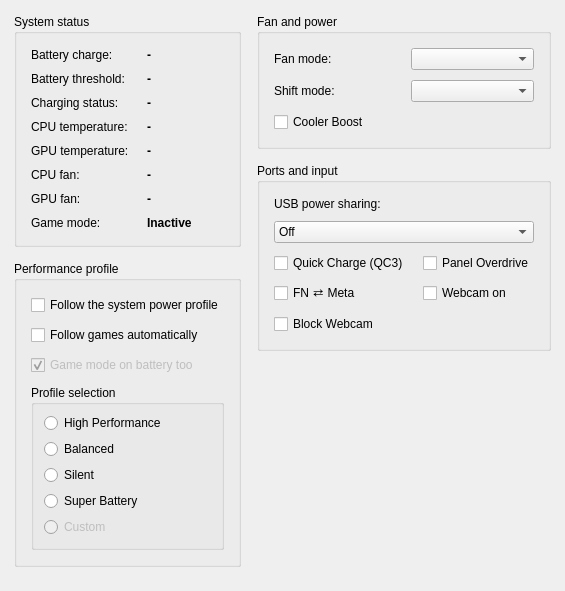
          <widget class="QWidget" name="overviewScrollContents">
           <layout class="QHBoxLayout" name="overviewColumns">
            <property name="leftMargin">
             <number>14</number>
            </property>
            <property name="topMargin">
             <number>14</number>
            </property>
            <property name="rightMargin">
             <number>14</number>
            </property>
            <property name="bottomMargin">
             <number>14</number>
            </property>
            <property name="spacing">
             <number>16</number>
            </property>
            <item>
             <layout class="QVBoxLayout" name="overviewLeftColumn">
              <property name="spacing">
               <number>14</number>
              </property>
              <item>
               <widget class="QGroupBox" name="systemStatusGroup">
                <property name="sizePolicy">
                 <sizepolicy hsizetype="Expanding" vsizetype="Preferred">
                  <horstretch>0</horstretch>
                  <verstretch>0</verstretch>
                 </sizepolicy>
                </property>
                <property name="title">
                 <string>System status</string>
                </property>
                <property name="toolTip">
                 <string>Live values read from the EC and battery every second.</string>
                </property>
                <layout class="QGridLayout" name="systemStatusLayout">
                 <property name="leftMargin">
                  <number>14</number>
                 </property>
                 <property name="topMargin">
                  <number>14</number>
                 </property>
                 <property name="rightMargin">
                  <number>14</number>
                 </property>
                 <property name="bottomMargin">
                  <number>14</number>
                 </property>
                 <property name="horizontalSpacing">
                  <number>18</number>
                 </property>
                 <property name="verticalSpacing">
                  <number>10</number>
                 </property>
                 <item row="0" column="0">
                  <widget class="QLabel" name="BatteryChargeLabel">
                   <property name="text">
                    <string>Battery charge:</string>
                   </property>
                   <property name="toolTip">
                    <string>Current battery capacity reported by BAT1.</string>
                   </property>
                  </widget>
                 </item>
                 <item row="0" column="1">
                  <widget class="QLabel" name="BatteryChargeValueLabel">
                   <property name="font">
                    <font>
                     <bold>true</bold>
                    </font>
                   </property>
                   <property name="text">
                    <string notr="true">-</string>
                   </property>
                   <property name="toolTip">
                    <string>Current battery capacity in percent.</string>
                   </property>
                  </widget>
                 </item>
                 <item row="2" column="0">
                  <widget class="QLabel" name="chargingStatusLabel">
                   <property name="text">
                    <string>Charging status:</string>
                   </property>
                   <property name="toolTip">
                    <string>Charging state reported by the battery.</string>
                   </property>
                  </widget>
                 </item>
                 <item row="2" column="1">
                  <widget class="QLabel" name="chargingStatusValueLabel">
                   <property name="font">
                    <font>
                     <bold>true</bold>
                    </font>
                   </property>
                   <property name="text">
                    <string notr="true">-</string>
                   </property>
                   <property name="toolTip">
                    <string>Charging, discharging, full or not charging.</string>
                   </property>
                  </widget>
                 </item>
                 <item row="1" column="0">
                  <widget class="QLabel" name="batteryThresholdLabel">
                   <property name="text">
                    <string>Battery threshold:</string>
                   </property>
                   <property name="toolTip">
                    <string>Charging stops at the end threshold and resumes at the start threshold.</string>
                   </property>
                  </widget>
                 </item>
                 <item row="1" column="1">
                  <widget class="QLabel" name="batteryThresholdValueLabel">
                   <property name="font">
                    <font>
                     <bold>true</bold>
                    </font>
                   </property>
                   <property name="text">
                    <string notr="true">-</string>
                   </property>
                   <property name="toolTip">
                    <string>Configure the limits on the Battery tab.</string>
                   </property>
                  </widget>
                 </item>
                 <item row="3" column="0">
                  <widget class="QLabel" name="cpuTempLabel">
                   <property name="text">
                    <string>CPU temperature:</string>
                   </property>
                   <property name="toolTip">
                    <string>CPU temperature reported by the msi-ec driver.</string>
                   </property>
                  </widget>
                 </item>
                 <item row="3" column="1">
                  <widget class="QLabel" name="cpuTempValueLabel">
                   <property name="font">
                    <font>
                     <bold>true</bold>
                    </font>
                   </property>
                   <property name="text">
                    <string notr="true">-</string>
                   </property>
                   <property name="toolTip">
                    <string>CPU temperature in degrees Celsius.</string>
                   </property>
                  </widget>
                 </item>
                 <item row="4" column="0">
                  <widget class="QLabel" name="gpuTempLabel">
                   <property name="text">
                    <string>GPU temperature:</string>
                   </property>
                   <property name="toolTip">
                    <string>GPU temperature reported by the msi-ec driver.</string>
                   </property>
                  </widget>
                 </item>
                 <item row="4" column="1">
                  <widget class="QLabel" name="gpuTempValueLabel">
                   <property name="font">
                    <font>
                     <bold>true</bold>
                    </font>
                   </property>
                   <property name="text">
                    <string notr="true">-</string>
                   </property>
                   <property name="toolTip">
                    <string>GPU temperature in degrees Celsius.</string>
                   </property>
                  </widget>
                 </item>
                 <item row="5" column="0">
                  <widget class="QLabel" name="cpuFanLabel">
                   <property name="text">
                    <string>CPU fan:</string>
                   </property>
                   <property name="toolTip">
                    <string>CPU fan speed in RPM and duty percentage.</string>
                   </property>
                  </widget>
                 </item>
                 <item row="5" column="1">
                  <widget class="QLabel" name="fan1ValueLabel">
                   <property name="font">
                    <font>
                     <bold>true</bold>
                    </font>
                   </property>
                   <property name="text">
                    <string notr="true">-</string>
                   </property>
                   <property name="toolTip">
                    <string>CPU fan RPM, computed from the EC tachometer, and duty.</string>
                   </property>
                  </widget>
                 </item>
                 <item row="6" column="0">
                  <widget class="QLabel" name="gpuFanLabel">
                   <property name="text">
                    <string>GPU fan:</string>
                   </property>
                   <property name="toolTip">
                    <string>GPU fan speed in RPM and duty percentage.</string>
                   </property>
                  </widget>
                 </item>
                 <item row="6" column="1">
                  <widget class="QLabel" name="fan2ValueLabel">
                   <property name="font">
                    <font>
                     <bold>true</bold>
                    </font>
                   </property>
                   <property name="text">
                    <string notr="true">-</string>
                   </property>
                   <property name="toolTip">
                    <string>GPU fan RPM, computed from the EC tachometer, and duty.</string>
                   </property>
                  </widget>
                 </item>
                 <item row="7" column="0">
                  <widget class="QLabel" name="gameModeLabel">
                   <property name="text">
                    <string>Game mode:</string>
                   </property>
                   <property name="toolTip">
                    <string>Whether MCC has detected a running Steam or Lutris game.</string>
                   </property>
                  </widget>
                 </item>
                 <item row="7" column="1">
                  <widget class="QLabel" name="gameModeValueLabel">
                   <property name="font">
                    <font>
                     <bold>true</bold>
                    </font>
                   </property>
                   <property name="text">
                    <string>Inactive</string>
                   </property>
                   <property name="toolTip">
                    <string>Active while a detected game is being given the High Performance profile. A game that is detected but not applied (following games is off, or it is running on battery with the battery option disabled) is shown as detected only.</string>
                   </property>
                  </widget>
                 </item>
                </layout>
               </widget>
              </item>
              <item>
               <widget class="QGroupBox" name="performanceGroup">
                <property name="sizePolicy">
                 <sizepolicy hsizetype="Expanding" vsizetype="Preferred">
                  <horstretch>0</horstretch>
                  <verstretch>0</verstretch>
                 </sizepolicy>
                </property>
                <property name="title">
                 <string>Performance profile</string>
                </property>
                <property name="toolTip">
                 <string>A profile sets the shift mode, fan mode and super-battery flag together.</string>
                </property>
                <layout class="QVBoxLayout" name="performanceLayout">
                 <property name="leftMargin">
                  <number>14</number>
                 </property>
                 <property name="topMargin">
                  <number>14</number>
                 </property>
                 <property name="rightMargin">
                  <number>14</number>
                 </property>
                 <property name="bottomMargin">
                  <number>14</number>
                 </property>
                 <property name="spacing">
                  <number>10</number>
                 </property>
                 <item>
                  <widget class="QCheckBox" name="autoPPDCheckBox">
                   <property name="text">
                    <string>Follow the system power profile</string>
                   </property>
                   <property name="toolTip">
                    <string>Let power-profiles-daemon choose MCC presets automatically. Requires the Power Profile service.</string>
                   </property>
                  </widget>
                 </item>
                 <item>
                  <widget class="QCheckBox" name="autoGameModeCheckBox">
                   <property name="text">
                    <string>Follow games automatically</string>
                   </property>
                   <property name="toolTip">
                    <string>While a supported game (Steam or Lutris) is running, temporarily switch to High Performance. If Follow the system power profile is enabled, PPD is held at performance instead. The previous mode is restored when the game exits.</string>
                   </property>
                  </widget>
                 </item>
                 <item>
                  <widget class="QCheckBox" name="gameModeOnBatteryCheckBox">
                   <property name="enabled">
                    <bool>false</bool>
                   </property>
                   <property name="text">
                    <string>Game mode on battery too</string>
                   </property>
                   <property name="toolTip">
                    <string>When enabled, a running game forces High Performance even on battery. When disabled, a game only overrides the profile while the charger is connected; on battery the AC/DC or manual profile is kept.</string>
                   </property>
                   <property name="checked">
                    <bool>true</bool>
                   </property>
                  </widget>
                 </item>
                 <item>
                  <widget class="QGroupBox" name="modeFormWidget">
                   <property name="title">
                    <string>Profile selection</string>
                   </property>
                   <property name="toolTip">
                    <string>Pick a profile manually. A profile sets the shift mode, fan mode and super-battery flag together; the automatic options above can override it while they are active.</string>
                   </property>
                   <layout class="QGridLayout" name="modeFormLayout">
                    <property name="leftMargin">
                     <number>10</number>
                    </property>
                    <property name="topMargin">
                     <number>8</number>
                    </property>
                    <property name="rightMargin">
                     <number>10</number>
                    </property>
                    <property name="bottomMargin">
                     <number>10</number>
                    </property>
                    <property name="horizontalSpacing">
                     <number>8</number>
                    </property>
                    <property name="verticalSpacing">
                     <number>6</number>
                    </property>
                    <item row="0" column="0">
                     <widget class="QRadioButton" name="highPerformanceModeRadioButton">
                      <property name="text">
                       <string>High Performance</string>
                      </property>
                      <property name="toolTip">
                       <string>Turbo shift mode with the automatic fan curve. Maximum clocks at the cost of heat, fan noise and power draw.</string>
                      </property>
                     </widget>
                    </item>
                    <item row="1" column="0">
                     <widget class="QRadioButton" name="balancedModeRadioButton">
                      <property name="text">
                       <string>Balanced</string>
                      </property>
                      <property name="toolTip">
                       <string>Comfort shift mode with the automatic fan curve. The default everyday middle ground between fan noise and power use.</string>
                      </property>
                     </widget>
                    </item>
                    <item row="2" column="0">
                     <widget class="QRadioButton" name="silentModeRadioButton">
                      <property name="text">
                       <string>Silent</string>
                      </property>
                      <property name="toolTip">
                       <string>Comfort shift mode with the silent fan curve. Low fan noise and moderate power use, with reduced sustained performance.</string>
                      </property>
                     </widget>
                    </item>
                    <item row="3" column="0">
                     <widget class="QRadioButton" name="superBatteryModeRadioButton">
                      <property name="text">
                       <string>Super Battery</string>
                      </property>
                      <property name="toolTip">
                       <string>Eco shift mode plus the super-battery flag. Limits CPU/GPU clocks and voltage; best when running on battery.</string>
                      </property>
                     </widget>
                    </item>
                    <item row="4" column="0">
                     <widget class="QRadioButton" name="customModeRadioButton">
                      <property name="enabled">
                       <bool>false</bool>
                      </property>
                      <property name="text">
                       <string>Custom</string>
                      </property>
                      <property name="toolTip">
                       <string>Shown when the EC is in sport/user shift mode or a non-preset fan mode, usually because the settings were changed outside the app. Change the values below or on the Fan control tab.</string>
                      </property>
                     </widget>
                    </item>
                   </layout>
                  </widget>
                 </item>
                </layout>
               </widget>
              </item>
              <item>
               <spacer name="overviewLeftSpacer">
                <property name="orientation">
                 <enum>Qt::Orientation::Vertical</enum>
                </property>
                <property name="sizeHint" stdset="0">
                 <size>
                  <width>20</width>
                  <height>10</height>
                 </size>
                </property>
               </spacer>
              </item>
             </layout>
            </item>
            <item>
             <layout class="QVBoxLayout" name="overviewRightColumn">
              <property name="spacing">
               <number>14</number>
              </property>
              <item>
               <widget class="QGroupBox" name="fanPowerGroup">
                <property name="sizePolicy">
                 <sizepolicy hsizetype="Expanding" vsizetype="Preferred">
                  <horstretch>0</horstretch>
                  <verstretch>0</verstretch>
                 </sizepolicy>
                </property>
                <property name="title">
                 <string>Fan and power</string>
                </property>
                <property name="toolTip">
                 <string>Direct controls for the EC fan and shift presets.</string>
                </property>
                <layout class="QGridLayout" name="fanPowerLayout">
                 <property name="leftMargin">
                  <number>14</number>
                 </property>
                 <property name="topMargin">
                  <number>14</number>
                 </property>
                 <property name="rightMargin">
                  <number>14</number>
                 </property>
                 <property name="bottomMargin">
                  <number>14</number>
                 </property>
                 <property name="horizontalSpacing">
                  <number>14</number>
                 </property>
                 <property name="verticalSpacing">
                  <number>10</number>
                 </property>
                 <item row="0" column="0">
                  <widget class="QLabel" name="fanModeLabel">
                   <property name="text">
                    <string>Fan mode:</string>
                   </property>
                   <property name="toolTip">
                    <string>Fan speed preset only. It does not change power limits.</string>
                   </property>
                  </widget>
                 </item>
                 <item row="0" column="1">
                  <widget class="QComboBox" name="fanModeComboBox">
                   <property name="toolTip">
                    <string>Chooses the EC fan curve. This affects fan speed only — use Shift mode for power limits. 'basic' is also what the EC reports while the user fan curve is active; 'advanced' is the vendor's aggressive curve.</string>
                   </property>
                  </widget>
                 </item>
                 <item row="1" column="0">
                  <widget class="QLabel" name="shiftModeLabel">
                   <property name="text">
                    <string>Shift mode:</string>
                   </property>
                   <property name="toolTip">
                    <string>CPU/GPU power limit preset only. It does not change the fan curve.</string>
                   </property>
                  </widget>
                 </item>
                 <item row="1" column="1">
                  <widget class="QComboBox" name="shiftModeComboBox">
                   <property name="toolTip">
                    <string>Chooses the EC shift mode, which sets the CPU/GPU power limits. 'sport' and 'user' are vendor modes that do not map to an MCC profile.</string>
                   </property>
                  </widget>
                 </item>
                 <item row="2" column="0" colspan="2">
                  <widget class="QCheckBox" name="coolerBoostCheckBox">
                   <property name="text">
                    <string>Cooler Boost</string>
                   </property>
                   <property name="toolTip">
                    <string>Forces both fans to maximum speed, overriding the fan mode and the user fan curve. Very loud; use only for short bursts.</string>
                   </property>
                  </widget>
                 </item>
                </layout>
               </widget>
              </item>
              <item>
               <widget class="QGroupBox" name="portsInputGroup">
                <property name="sizePolicy">
                 <sizepolicy hsizetype="Expanding" vsizetype="Preferred">
                  <horstretch>0</horstretch>
                  <verstretch>0</verstretch>
                 </sizepolicy>
                </property>
                <property name="title">
                 <string>Ports and input</string>
                </property>
                <property name="toolTip">
                 <string>USB power, display, keyboard and camera switches.</string>
                </property>
                <layout class="QGridLayout" name="portsInputLayout">
                 <property name="leftMargin">
                  <number>14</number>
                 </property>
                 <property name="topMargin">
                  <number>14</number>
                 </property>
                 <property name="rightMargin">
                  <number>14</number>
                 </property>
                 <property name="bottomMargin">
                  <number>14</number>
                 </property>
                 <property name="horizontalSpacing">
                  <number>14</number>
                 </property>
                 <property name="verticalSpacing">
                  <number>10</number>
                 </property>
                 <item row="0" column="0" colspan="2">
                  <widget class="QLabel" name="usbPowerShareLabel">
                   <property name="text">
                    <string>USB power sharing:</string>
                   </property>
                   <property name="toolTip">
                    <string>Keep USB ports powered while the laptop sleeps or is off. State meanings are vendor-specific; state 0 is the usual always-on mode.</string>
                   </property>
                  </widget>
                 </item>
                 <item row="1" column="0" colspan="2">
                  <widget class="QComboBox" name="usbPowerShareComboBox">
                   <property name="toolTip">
                    <string>USB power sharing mode. Off disables the feature; the six states are vendor profiles.</string>
                   </property>
                   <item>
                    <property name="text">
                     <string>Off</string>
                    </property>
                   </item>
                   <item>
                    <property name="text">
                     <string>State 0</string>
                    </property>
                   </item>
                   <item>
                    <property name="text">
                     <string>State 1</string>
                    </property>
                   </item>
                   <item>
                    <property name="text">
                     <string>State 2</string>
                    </property>
                   </item>
                   <item>
                    <property name="text">
                     <string>State 3</string>
                    </property>
                   </item>
                   <item>
                    <property name="text">
                     <string>State 4</string>
                    </property>
                   </item>
                   <item>
                    <property name="text">
                     <string>State 5</string>
                    </property>
                   </item>
                  </widget>
                 </item>
                 <item row="2" column="0">
                  <widget class="QCheckBox" name="qc3CheckBox">
                   <property name="text">
                    <string>Quick Charge (QC3)</string>
                   </property>
                   <property name="toolTip">
                    <string>Enable Quick Charge 3.0 on the charging USB port while the laptop is awake.</string>
                   </property>
                  </widget>
                 </item>
                 <item row="2" column="1">
                  <widget class="QCheckBox" name="panelCheckBox">
                   <property name="text">
                    <string>Panel Overdrive</string>
                   </property>
                   <property name="toolTip">
                    <string>Enable the panel overdrive/OD mode. May improve pixel response; some panels show artifacts.</string>
                   </property>
                  </widget>
                 </item>
                 <item row="3" column="0">
                  <widget class="QCheckBox" name="fnSuperSwapCheckBox">
                   <property name="text">
                    <string>FN ⇄ Meta</string>
                   </property>
                   <property name="toolTip">
                    <string>Swap the Fn and Super/Windows keys at the EC level.</string>
                   </property>
                  </widget>
                 </item>
                 <item row="3" column="1">
                  <widget class="QCheckBox" name="webCamCheckBox">
                   <property name="text">
                    <string>Webcam on</string>
                   </property>
                   <property name="toolTip">
                    <string>Current webcam power state. Unchecking powers the camera off at the EC level.</string>
                   </property>
                  </widget>
                 </item>
                 <item row="4" column="0" colspan="2">
                  <widget class="QCheckBox" name="webcamBlockCheckBox">
                   <property name="text">
                    <string>Block Webcam</string>
                   </property>
                   <property name="toolTip">
                    <string>Block the webcam at the firmware level, independent of the operating system.</string>
                   </property>
                  </widget>
                 </item>
                </layout>
               </widget>
              </item>
              <item>
               <spacer name="overviewRightSpacer">
                <property name="orientation">
                 <enum>Qt::Orientation::Vertical</enum>
                </property>
                <property name="sizeHint" stdset="0">
                 <size>
                  <width>20</width>
                  <height>10</height>
                 </size>
                </property>
               </spacer>
              </item>
             </layout>
            </item>
           </layout>
          </widget>
